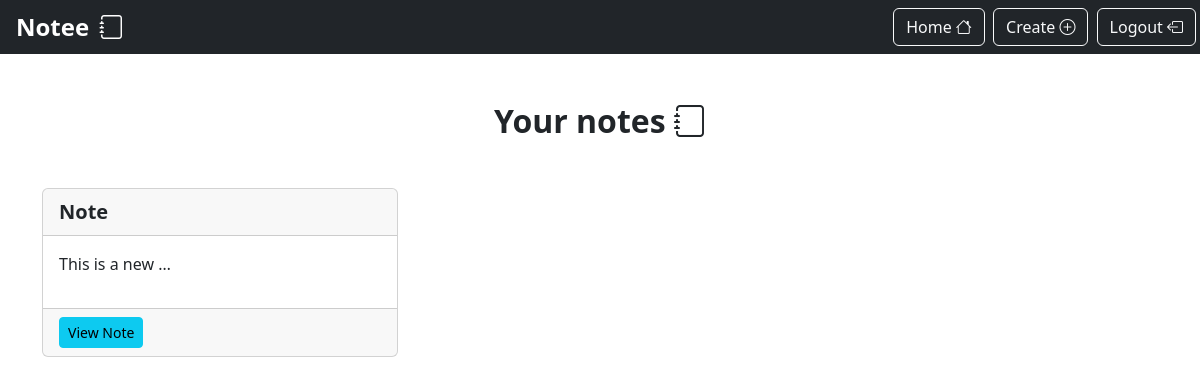
The page /smart/notes/ (signed in) on the database as committed earlier.
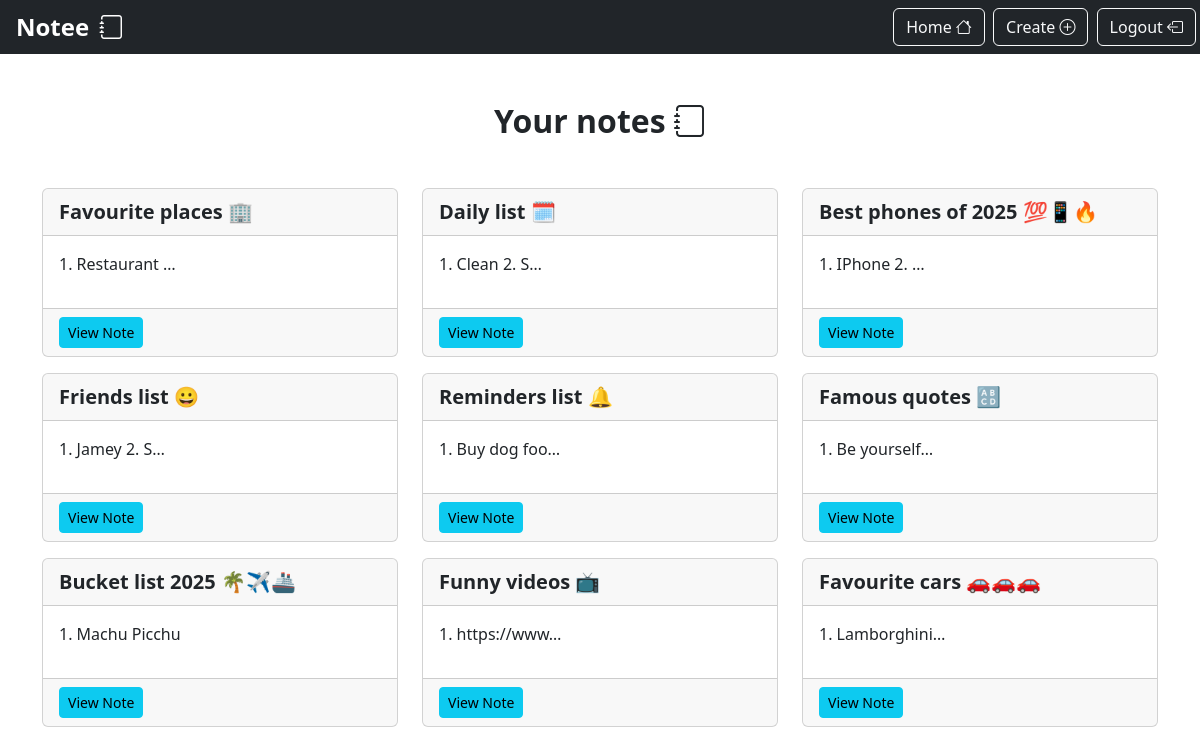
The same page on the database as committed later.
### notes/models.py (models this page shows)
class Notes(models.Model):
    title = models.CharField(max_length= 200)
    text = models.TextField(max_length = 5000)
    created = models.DateTimeField(auto_now_add=True)
    user = models.ForeignKey(User, on_delete=models.CASCADE, related_name="notes")

### notes/views.py (the view)
# urls.py: path('smart/notes/', notes_views.NotesListView.as_view(), name='notes.list'),
class NotesListView(LoginRequiredMixin, ListView):
    model = Notes
    context_object_name = "notes"
    login_url = "/login"
    template_name = 'notes_list.html'
    def get_queryset(self):
        return self.request.user.notes.all()

### notes/templates/notes/notes_list.html
{% extends 'base.html' %}
{% load static %}
{% block content %}
    <div class="row">
        <div class="col">
            <div class="notes_list_heading text-center mb-5">
                <h1 class="fs-2 fw-semibold">Your notes <i class="bi bi-journal"></i></h1>
            </div>
        </div>
    </div>
    <div class="row">
        {% for note in notes %}
            <div class="col-md-4">
                <div class="card mb-3">
                    <div class="card-header fw-semibold fs-5">
                        {{note.title}}
                    </div>
                    <div class="card-body">
                        <p>{{note.text|truncatechars:15}}</p>
                    </div>
                    <div class="card-footer">
                        <a href="{% url 'notes.detail' pk=note.id %}" class="btn btn-info btn-sm">View Note</a>
                    </div>
                </div>
            </div>
        {% endfor %}
    </div>
{% endblock %}

### static/templates/base.html (shortened to what this page needs)
{% load static %}
<!DOCTYPE html>
<html lang="en">
<head>
    <link rel="stylesheet" href="https://cdn.jsdelivr.net/npm/bootstrap@5.3.5/dist/css/bootstrap.min.css" rel="stylesheet">
    <link rel="stylesheet" href="https://cdn.jsdelivr.net/npm/bootstrap-icons@1.11.3/font/bootstrap-icons.min.css">
</head>
<body>
    <nav class="navbar navbar-dark bg-dark d-flex justify-content-between">
        <span class="text-white fw-semibold ms-3 fs-4">Notee <i class="bi bi-journal fs-4 ms-1"></i></span>
        <div class="ms-auto">
            {% if user.is_authenticated %}
                <a href="{% url 'notes.list' %}" class="btn btn-outline-light me-1 align-middle">Home <i class="bi bi-house"></i></a>
                <a href="{% url 'notes.new' %}" class="btn btn-outline-light me-1 align-middle">Create <i class="bi bi-plus-circle"></i></a>
                <form method="post" action="{% url 'logout' %}" class="d-inline me-1 align-middle">
                    <button type="submit" class="btn btn-outline-light">Logout <i class="bi bi-box-arrow-left"></i></button>
                </form>
            {% else %}
                <a href="{% url 'login' %}" class="btn btn-outline-light me-1 align-middle">Login <i class="bi bi-box-arrow-in-right"></i></a>
                <a href="{% url 'signup' %}" class="btn btn-outline-light me-1 align-middle">Signup <i class="bi bi-person-fill-add"></i></a>
            {% endif %}
        </div>
    </nav>
    <div class="container my-5">
        {% block content %}
        {% endblock %}
    </div>
</body>
</html>

Rows that differ between the two databases and show on the page:
changed Notes: title "Note" → "Favourite places 🏢"; text "This is a new …" → "1. Restaurant …"
added Notes: title "Daily list 🗓️", text "1. Clean 2. S…"
added Notes: title "Best phones of 2025 💯📱🔥", text "1. IPhone 2. …"
added Notes: title "Friends list 😀", text "1. Jamey 2. S…"
added Notes: title "Reminders list 🔔", text "1. Buy dog foo…"
added Notes: title "Famous quotes 🔠", text "1. Be yourself…"
added Notes: title "Bucket list 2025 🌴✈️🚢", text "1. Machu Picchu"
added Notes: title "Funny videos 📺", text "1. https://www…"
added Notes: title "Favourite cars 🚗🚗🚗", text "1. Lamborghini…"
